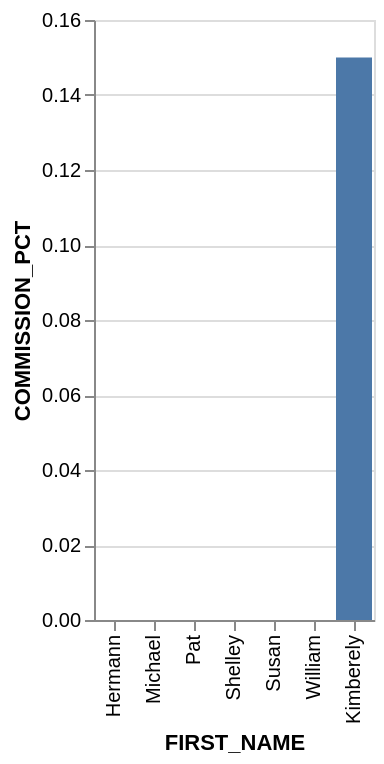

Write a Vega-Lite specification for this figure.
### Vega-Lite specification from a JSON file in a GitHub repository (floating-point values rounded to 4 significant figures)
{"data": {"values": [{"x_data": "Hermann", "y_data": 0}, {"x_data": "Michael", "y_data": 0}, {"x_data": "Pat", "y_data": 0}, {"x_data": "Shelley", "y_data": 0}, {"x_data": "Susan", "y_data": 0}, {"x_data": "William", "y_data": 0}, {"x_data": "Kimberely", "y_data": 0.15}]}, "mark": "bar", "encoding": {"x": {"field": "x_data", "type": "nominal", "title": "FIRST_NAME", "sort": {"op": "sum", "field": "y_data", "order": "ascending"}}, "y": {"field": "y_data", "type": "quantitative", "title": "COMMISSION_PCT"}}}
